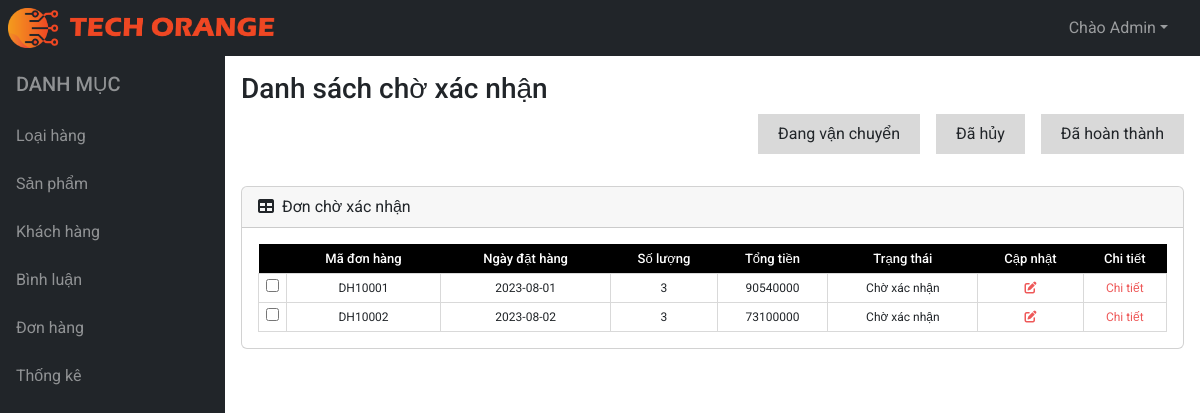
Screenshot of /admin/don-hang/index.php?btn_wait with the database file from the repository.
### tables this page shows
CREATE TABLE IF NOT EXISTS `don_hang` (
 `ma_don_hang` VARCHAR(11) NOT NULL,
 `ngay_dat_hang` DATE NOT NULL,
 `so_luong` INT DEFAULT 1,
 `tong_tien` INT NOT NULL,
 `trang_thai` TINYINT(1) DEFAULT 0,
 `ma_nguoi_dung` INT NOT NULL,
 `ma_don_vi` INT NOT NULL,
 PRIMARY KEY (`ma_don_hang`),
 CONSTRAINT `fk_don_hang_nguoi_dung`
  FOREIGN KEY (`ma_nguoi_dung`)
  REFERENCES `nguoi_dung` (`ma_nguoi_dung`)
  ON DELETE CASCADE
  ON UPDATE NO ACTION,
 CONSTRAINT `fk_don_hang_don_vi_van_chuyen`
  FOREIGN KEY (`ma_don_vi`)
  REFERENCES `don_vi_van_chuyen` (`ma_don_vi`)
  ON DELETE NO ACTION
  ON UPDATE NO ACTION);

### admin/don-hang/index.php (called while the page is built, shortened)
<?php
require "../../models/don_hang.php";
extract($_REQUEST);
if (exist_param("btn_wait")) {
    $items = don_hang_cho();
}elseif(exist_param("btn_trans")){
    $items = don_hang_van_chuyen();
    $VIEW_NAME = "don-hang/trans.php";
}elseif(exist_param("btn_cancel")){
    $items = don_hang_huy();
    $VIEW_NAME = "don-hang/cancel.php";
}elseif(exist_param("btn_delete")){
    $items = don_hang_delete($ma_don_hang);
    $VIEW_NAME = "don-hang/Success.php";
}elseif(exist_param("btn_complete")){
    $items = don_hoan_thanh();
    $VIEW_NAME = "don-hang/complete.php";
}elseif(exist_param("btn_edit")){
    $items= don_hang_select_by_id($ma_don_hang);
    extract($items);
    $VIEW_NAME= "don-hang/edit.php";
}elseif(exist_param("btn_details")){
    $items = hoa_don_select_by_id($ma_don_hang);
    $VIEW_NAME= "don-hang/details.php";
}
require "../layout.php";

### models/pdo.php (called while the page is built, shortened)
<?php
function pdo_get_connection()
{
    $servername = "localhost";
    $dbname = "db_techorange";
    $username = "root";
    $password = "";
    try {
        $conn = new PDO("mysql:host=$servername;dbname=$dbname", $username, $password);
        $conn->setAttribute(PDO::ATTR_ERRMODE, PDO::ERRMODE_EXCEPTION);
        return $conn;
    } catch (PDOException $e) {
        echo "Connection failed: " . $e->getMessage();
    }
}
function pdo_query($sql)
{
    $sql_args = array_slice(func_get_args(), 1);
    try {
        $conn = pdo_get_connection();
        $stmt = $conn->prepare($sql);
        $stmt->execute($sql_args);
        $rows = $stmt->fetchAll();
        return $rows;
    } catch (PDOException $e) {
        echo "Error: " . $e->getMessage();
    } finally {
        unset($conn);
    }
}

### models/don_hang.php (called while the page is built, shortened)
<?php
    require_once "pdo.php";
    function don_hang_cho(){
        $sql = "SELECT * FROM don_hang WHERE trang_thai=0";
        return pdo_query($sql);
    }

### admin/don-hang/wait.php (the view, shortened to what this page needs)
<main>
    <div class="container-fluid p-3">
        <h3>Danh sách chờ xác nhận</h3>
        <div class="tools">
            <div class="d-flex ms-auto gap-3">
                <a href="index.php?btn_wait" class="active">Chờ xác nhận</a>
                <a href="index.php?btn_trans">Đang vận chuyển</a>
                <a href="index.php?btn_cancel">Đã hủy</a>
                <a href="index.php?btn_complete">Đã hoàn thành</a>
            </div>
        </div>
    </div>
    <div class="card m-3">
        <div class="card-header">
            <i class="fas fa-table me-1"></i>
            Đơn chờ xác nhận
        </div>
        <div class="card-body">
            <table id="datatablesSimple">
                <thead>
                    <tr>
                        <th></th>
                        <th>Mã đơn hàng</th>
                        <th>Ngày đặt hàng</th>
                        <th>Số lượng</th>
                        <th>Tổng tiền</th>
                        <th>Trạng thái</th>
                        <th>Cập nhật</th>
                        <th>Chi tiết</th>
                    </tr>
                </thead>
                <tbody>
                    <?php
                    foreach ($items as $item) {
                        extract($item);
                    ?>
                        <tr>
                            <td><input type="checkbox" name="ma_don_hang[]" value="<?= $ma_don_hang ?>"></td>
                            <td><?= $ma_don_hang ?></td>
                            <td><?= $ngay_dat_hang ?></td>
                            <td><?= $so_luong ?></td>
                            <td><?= $tong_tien ?></td>
                            <td>
                                <?php
                                switch ($trang_thai) {
                                    case '0':
                                        echo "Chờ xác nhận";
                                        break;
                                }
                                ?>
                            </td>
                            <td><a href="index.php?btn_edit&ma_don_hang=<?= $ma_don_hang ?>"><i class="fa-solid fa-pen-to-square" style="color: #ee5858;"></i></a></td>
                            <td><a href="index.php?btn_details&ma_don_hang=<?= $ma_don_hang ?>"><span style="color: #ee5858;">Chi tiết</span></a></td>
                        </tr>
                    <?php
                    }
                    ?>
                </tbody>
            </table>
        </div>
    </div>
</main>

### assets/css/style.css (style rules this page uses)
* { margin: 0; padding: 0; box-sizing: border-box; font-family: 'Roboto', sans-serif; }
a { text-decoration: none; }

### rows the page displays
don_hang: ma_don_hang "DH10001", ngay_dat_hang "2023-08-01", so_luong "3", tong_tien "90540000", trang_thai "Chờ xác nhận"
don_hang: ma_don_hang "DH10002", ngay_dat_hang "2023-08-02", so_luong "3", tong_tien "73100000", trang_thai "Chờ xác nhận"
